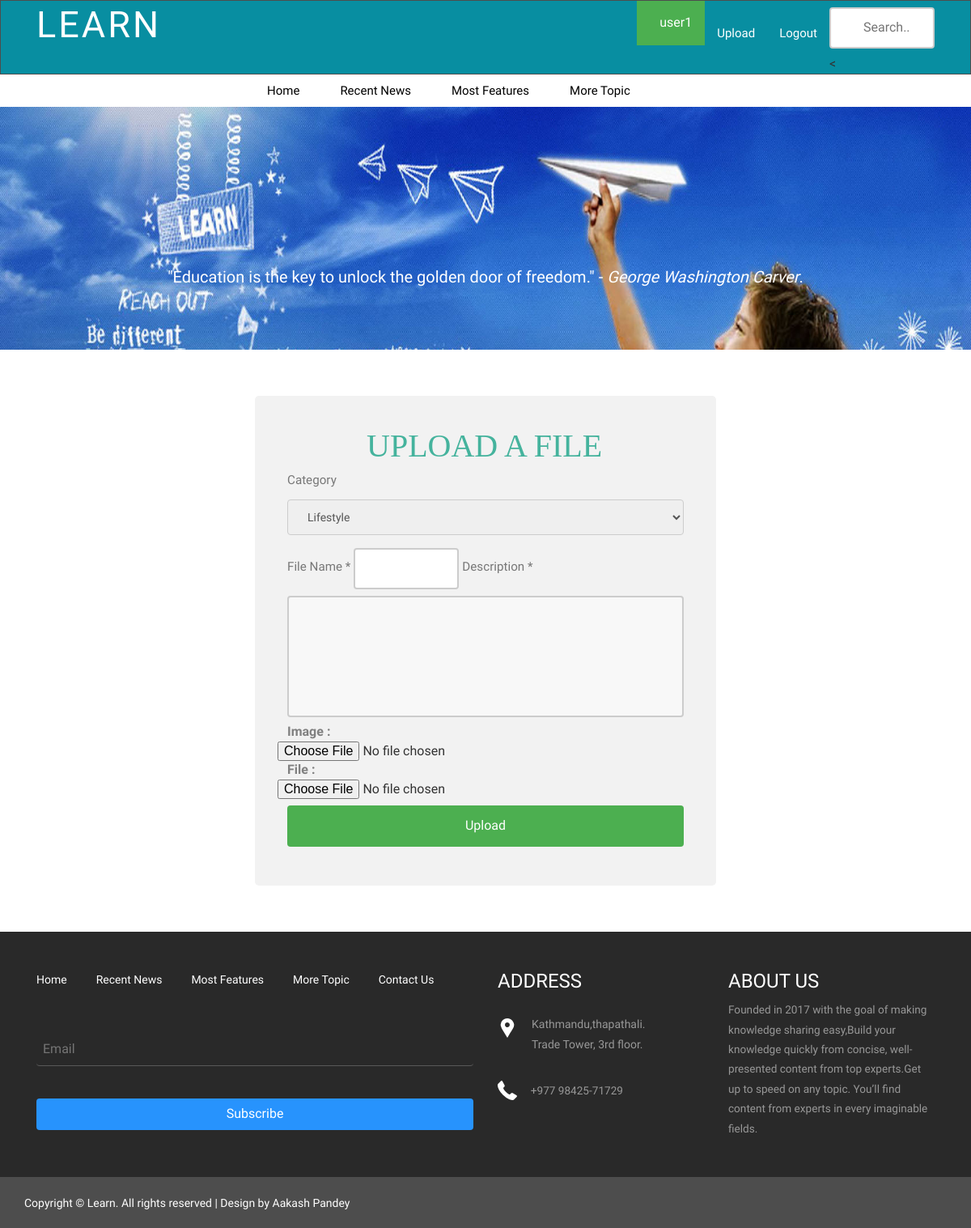
/pages/upload.php (signed in), run on the app's committed database.
### tables this page shows
CREATE TABLE IF NOT EXISTS `tbl_slider` (
  `id` int(11) NOT NULL,
  `images` varchar(150) NOT NULL,
  `testimonial` varchar(2000) NOT NULL,
  `date` date NOT NULL,
  `status` enum('active','inactive') NOT NULL,
  `author` varchar(250) NOT NULL
);

### pages/upload.php (the view, shortened to what this page needs)
<?php
include '../connection.php';
include '../includes/header.php';
?>
  <div class="courses_banner">
                 <?php
                              $news="SELECT * FROM `tbl_slider` where status='active' order by rand()  limit 1";
                            $result=mysqli_query($connection, $news);
                            if(mysqli_num_rows($result)>0) {
                            while ($row=mysqli_fetch_assoc($result)) {
                ?>
                    <div class="banner-info">
                      <p >"<?=$row['testimonial']?>" -<i> <?=$row['author']?></i>. </p>
                    </div>
              <?php
                  }
                }
              ?>
  </div>
	   <div class="container">
<div class="upload">
    <h3>UPLOAD A FILE</h3>
  <form action='<?php htmlspecialchars($_SERVER["PHP_SELF"]);?>' method='post' enctype='multipart/form-data'>
    <label for="category">Category</label>
    <select id="country" name="cat">
         <?php
                                                        $sql = "SELECT * FROM tbl_category";
                                                        $cat = mysqli_query($connection, $sql);
                                                        while($row=mysqli_fetch_assoc($cat)) {
                                                        ?>
                                                        <option value="<?=$row['id']?>"><?=$row['title']?></option>
                                                        <?php
                                                            }
                                                        ?>
    </select>
    <label for="fname">File Name *   </label>
    <input type="text" name="file_name">
    <label for="description">Description *   </label>
     <textarea name="description"> </textarea>
   <br>
    <b style="font-size:1em;color:gray;"> Image : </b><input style="margin-right:40%;" type="file" name="images"><br><br>
    <b style="font-size:1em;color:gray;">File : </b><input style="margin-right:40%;"  type="file" name="files"><br><br>
    <input type="submit" value="Upload">
  </form>
</div>
	</div>
  <?php
include '../includes/footer.php';
?>

### css/style.css (style rules this page uses)
h4, h5, h6, h1, h2, h3 { margin-top: 0; }
p { margin: 1%; }
html, body { font-family: 'PT Sans Narrow', sans-serif; font-size: 100%; background:#fff; }
.banner-info { text-align: center; padding:8em 0 0 0; }
.banner-info p { color: #FFF; margin: 1em 0 2em; font-size: 20px; font-weight: 400; }
.input-group input[type="text"], select { -moz-box-shadow: none; -webkit-box-shadow: none; box-shadow: none; -moz-border-radius: 0px; -webkit-border-radius: 0px; border-radius: 0px; -moz-transition: 0.3s; -o-transition: 0.3s; -webkit-transition: 0.3s; transition: 0.3s; background-color: #ff; border: none; font-size: 14px; min-height: 40px; padding: 10px 9px 9px 9px; width: 50%; color:#555; }
select#country { color:#555; }
.courses_banner { background: url(../images/1.jpg)no-repeat center top; background-size: cover; -webkit-background-size: cover; -moz-background-size: cover; -o-background-size: cover; min-height:300px; text-align: center; padding: 3em 0 0 0; }
.input-group1 input[type="text"], select { border: 1px solid #e2e2e3; }
.radio label, .checkbox label, label { font-size: 0.95em; font-weight: 300; vertical-align: middle; color:#777; }
figure, figcaption, img, h2, p, i, .person-social { -webkit-transition: all .5s; transition: all .5s; }
input[type=text], select { width: 100%; padding: 12px 20px; margin: 8px 0; display: inline-block; border: 1px solid #ccc; border-radius: 4px; box-sizing: border-box; }
input[type=password], select { width: 100%; padding: 12px 20px; margin: 8px 0; display: inline-block; border: 1px solid #ccc; border-radius: 4px; box-sizing: border-box; }
input[type=submit] { width: 100%; background-color: #4CAF50; color: white; padding: 14px 20px; margin: 8px 0; border: none; border-radius: 4px; cursor: pointer; }
.upload { margin-top: 5%; margin-bottom: 5%; margin-left:25%; width: 50%; border-radius: 5px; background-color: #f2f2f2; padding: 40px; }
.upload h3 { color:#45B39D; font-size: 2.5em; font-family: Tekton Pro Ext; margin-left: 20%; }
textarea { width: 100%; height: 150px; padding: 12px 20px; box-sizing: border-box; border: 2px solid #ccc; border-radius: 4px; background-color: #f8f8f8; font-size: 16px; resize: none; }

### includes/header.php (style rules this page uses)
input[type=text] { width: 130px; box-sizing: border-box; border: 2px solid #ccc; border-radius: 4px; font-size: 16px; background-color: white; background-image: url('searchicon.png'); background-position: 10px 10px; background-repeat: no-repeat; padding: 12px 20px 12px 40px; -webkit-transition: width 0.4s ease-in-out; transition: width 0.4s ease-in-out; }

### data on the page
tbl_slider: testimonial "Education is the key to unlock the golden door of freedom.", author "George Washington Carver"

### other printed values
$_SESSION['username'] "user1"
form field cat "Lifestyle"
